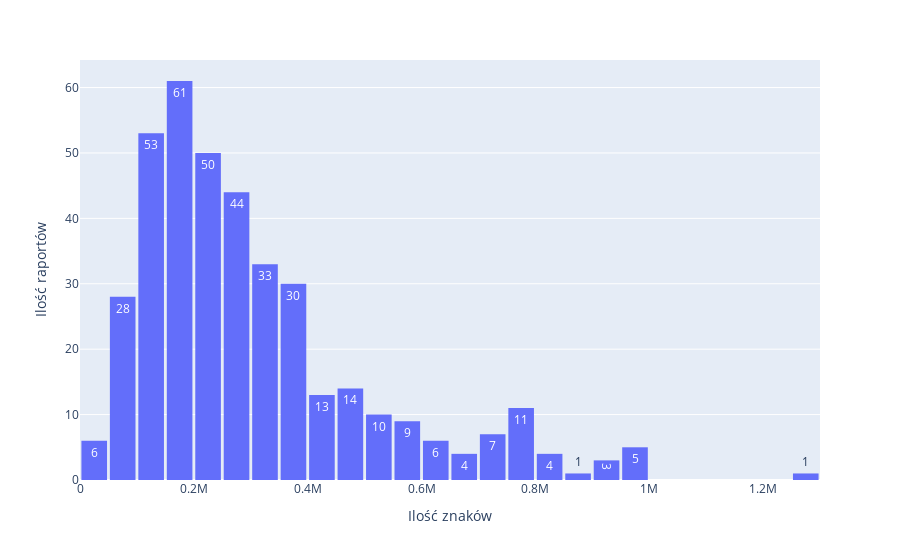

Here is the notebook cell this chart was saved with:
### Code cell
fig = px.histogram(
  results_list, 
  x=results_list,
  text_auto=True,
  nbins=50
)

fig.update_layout(
  yaxis_title = "Ilość raportów",
  xaxis_title = "Ilość znaków",
  bargap=0.1
)

fig.show()

### Figure 1 — Plotly figure (JSON) as saved in the notebook; plotly's stock layout.template omitted (floating-point values rounded to 4 significant figures; data arrays with more than 128 entries replaced by an {"elided": "..."} marker saying what was removed)
{"data": [{"bingroup": "x", "hovertemplate": "x=%{x}<br>count=%{y}<extra></extra>", "legendgroup": "", "marker": {"color": "#636efa", "pattern": {"shape": ""}}, "name": "", "nbinsx": 50, "orientation": "v", "showlegend": false, "texttemplate": "%{value}", "type": "histogram", "x": {"elided": "393 int values"}, "xaxis": "x", "yaxis": "y"}], "layout": {"bargap": 0.1, "barmode": "relative", "legend": {"tracegroupgap": 0}, "margin": {"t": 60}, "xaxis": {"anchor": "y", "domain": [0, 1], "title": {"text": "Ilość znaków"}}, "yaxis": {"anchor": "x", "domain": [0, 1], "title": {"text": "Ilość raportów"}}}}
